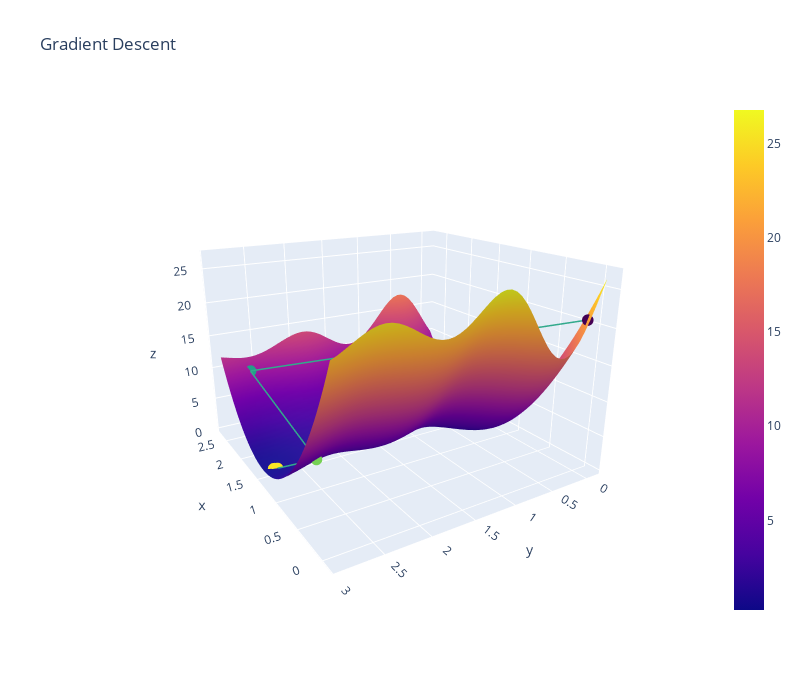

Notebook code cell kept with this figure:
### Code cell
# Run me to see another 3D plot (gradient descent with decaying alpha)
plot_3d(thetas_decay[:, 0], thetas_decay[:, 1], loss_decay, average_squared_loss, sin_model, x, y)
